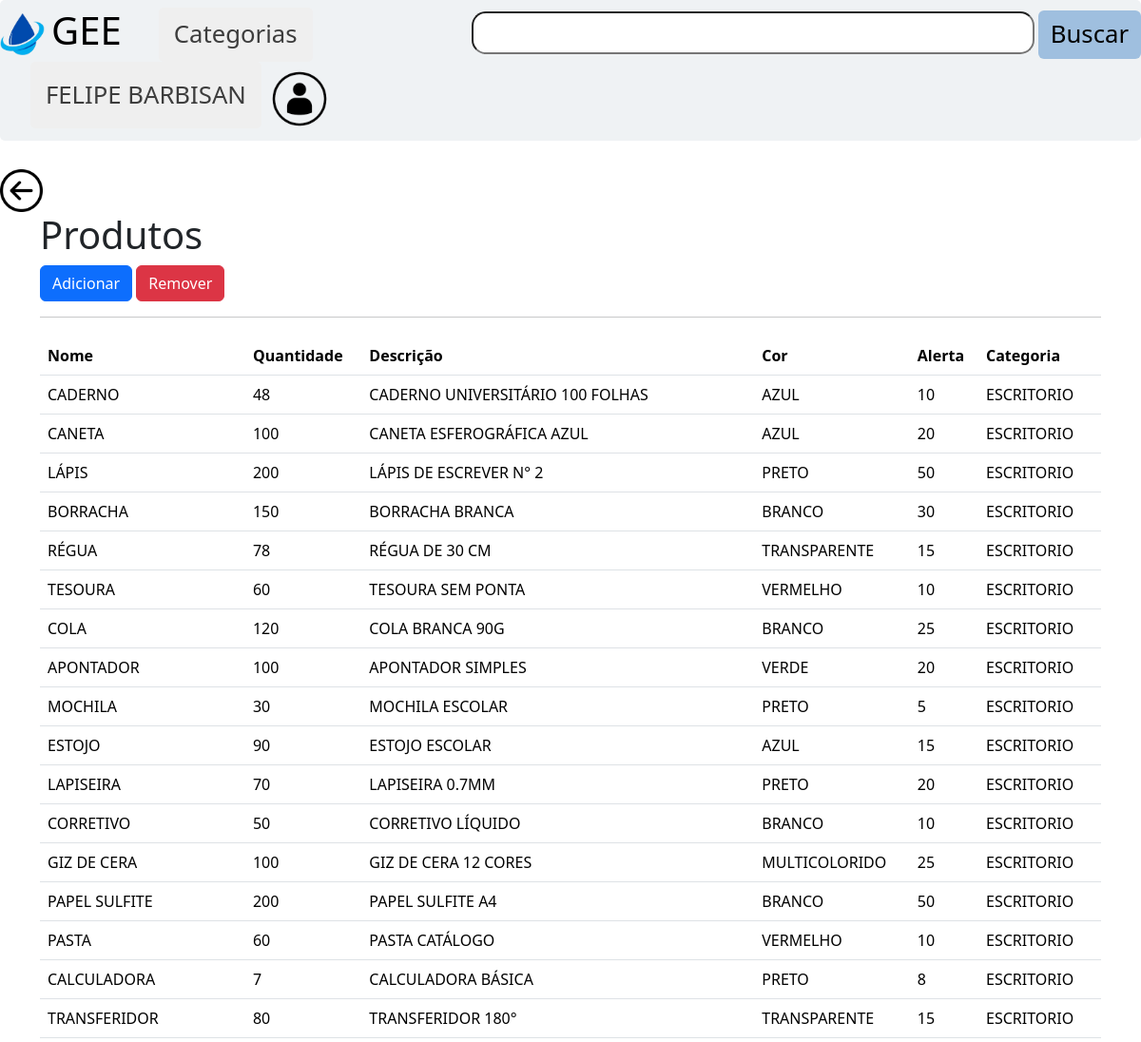
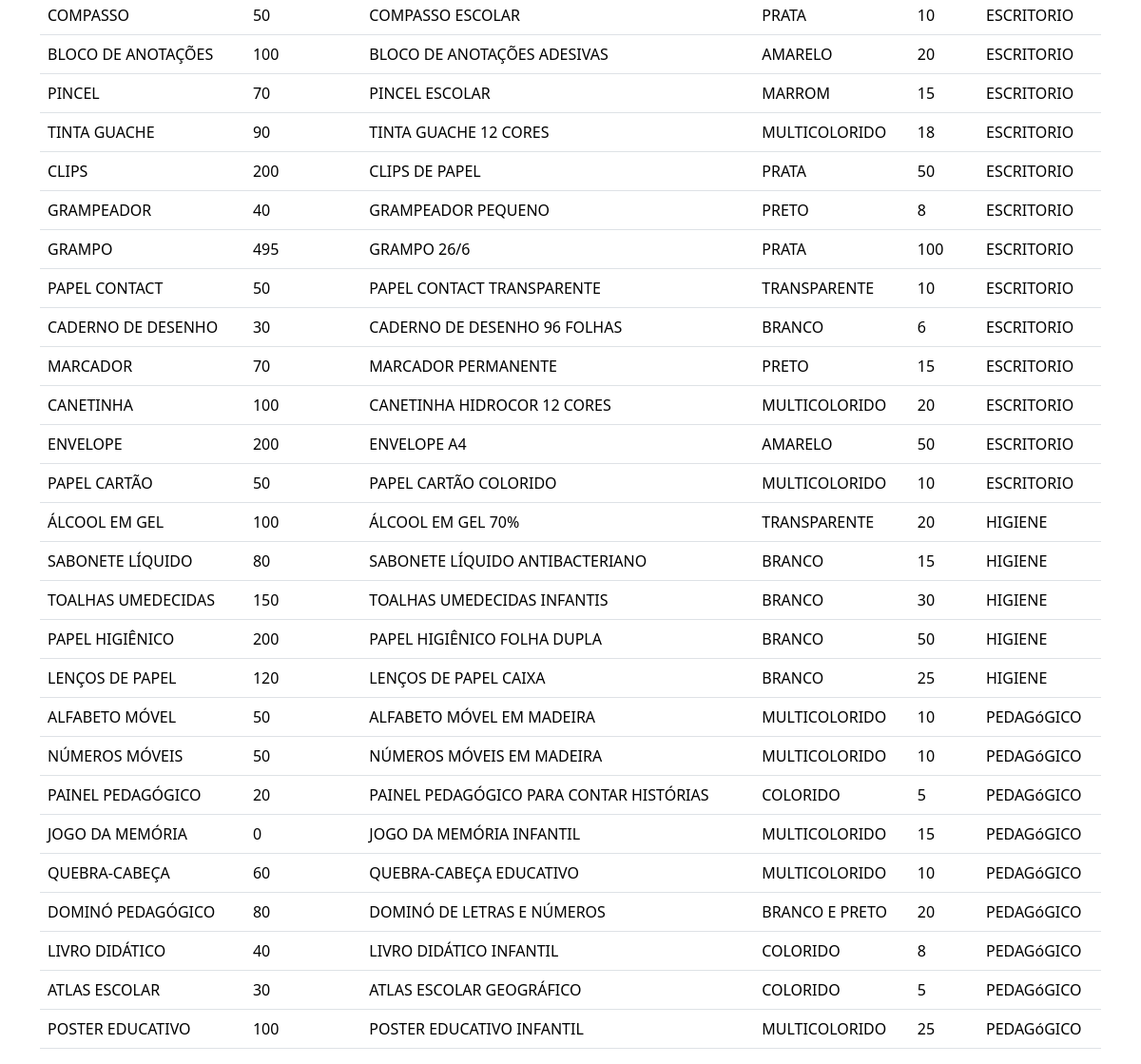
Screenshot of /pageAdm/Produto/produtoAdm.php (signed in) with the database file from the repository (2 pictures, top to bottom).
### tables this page shows
CREATE TABLE `produto` (
  `pro_cod` int(11) NOT NULL,
  `pro_nome` varchar(20) NOT NULL,
  `pro_quant` int(11) NOT NULL,
  `pro_descricao` varchar(100) DEFAULT NULL,
  `pro_cor` varchar(30) DEFAULT NULL,
  `pro_limite` int(11) DEFAULT 20,
  `pro_IsActive` bit(1) NOT NULL,
  `cat_cod` int(11) NOT NULL
);

CREATE TABLE `categoria` (
  `cat_cod` int(11) NOT NULL,
  `cat_nome` varchar(25) NOT NULL,
  `cat_IsActive` bit(1) NOT NULL
);

### pageAdm/Produto/produtoAdm.php (the view, shortened to what this page needs)
<?php
include_once ("../../navBar.php");
?>
<a href='../adm.php' class="btn_voltar"> <img src="\Prj_GEE/img/seta_voltar.png" width="45em"> </a>
<div class="container">
<h1>Produtos</h1>
<a href="formInPro.php" class="btn btn-primary">Adicionar</a>
<a href="formRePro.php" class="btn btn-danger">Remover</a>
<hr>
    <body class="BodyTable">
        <div class="containerTable">
            <table class="table">
                <thead>
                    <tr>
                        <th scope="col"class="alinhamento">Nome</th>
                    <th scope="col"class="alinhamento">Quantidade</th>
                <th scope="col"class="alinhamento">Descrição</th>
            <th scope="col"class="alinhamento">Cor</th>
            <th scope="col"class="alinhamento">Alerta</th>
        <th scope="col"class="alinhamento">Categoria</th>
    </tr>
</thead>
<tbody>
    <?php
                    $slq = mysqli_query($conexao, "SELECT p.pro_cor as cor,p.pro_nome as nome,p.pro_quant as quant,p.pro_descricao as descri,c.cat_nome as nomecat,p.pro_limite as limite,p.pro_IsActive as active,c.cat_IsActive as activecat FROM produto as p INNER JOIN categoria as c on c.cat_cod=p.cat_cod");
                    while ($lista = mysqli_fetch_array($slq)) {
                        if ($lista['active'] == true && $lista['activecat'] == true) {
                            ?>
                            <tr>
                                <td><?php echo $lista['nome']; ?></td>
                            <td><?php echo $lista['quant']; ?></td>
                        <td><?php echo $lista['descri']; ?></td>
                    <td><?php echo $lista['cor']; ?></td>
                    <td><?php echo $lista['limite']; ?></td>
                <td><?php echo $lista['nomecat']; ?> </td>
            </tr>
        <?php }
                    }
                    ; ?>
</tbody>
</table>
</div>
</div>

### navBar.php (shortened to what this page needs)
<!DOCTYPE html>
<html lang="pt-br">
<head>
    <link rel="stylesheet" href="\Prj_GEE/style.css">
    <link href="https://cdn.jsdelivr.net/npm/bootstrap@5.3.3/dist/css/bootstrap.min.css" rel="stylesheet"
>
</head>
<body>
    <div class="navbar">
        <img src="\Prj_GEE/img/Gaming_Logo-removebg-preview.png" width="47rem">
        <h1 class="nomeLogo">GEE</h1>
        <div class="dropdown">
            <button onclick="myFunction()" class="dropbtn">Categorias</button>
        </div>
        <div id="divBusca">
            <form action="\Prj_GEE/lista/lista.php" method="post">
                <input type="text" id="txtBusca" name="buscar" placeholder="" />
                <input type="submit" value="Buscar" class="btn btn-primary btn-busca">
            </form>
        </div>
        <div class="dropdown ">
            <button onclick="menu()" class="dropbtn dropbtn2"><?php echo $_SESSION['nome'] ?></button>
        <img src="\Prj_GEE/img/user_icon-removebg-preview.png" width="15%">
        </div>
    </div>
</body>
</html>

### style.css (style rules this page uses)
body { font-family: "Poppins", sans-serif ; }
.nomeLogo { margin-left: 0px; size: 1px; color: rgb(0, 0, 0); }
::placeholder { text-align: left; padding-left: 3px; font-size: 30px; }
.navbar { display: flex; align-items: center; width: 100%; background-color: #EFF2F4; border-radius: 5px; margin-bottom: 30px; }
.btn-busca { padding: 6px 13px !important; font-size: 25.7px !important; --bs-btn-bg: #9fbfdf !important; border: #9fbfdf !important; --bs-btn-color: black !important; }
.dropbtn { border: none; color: rgb(61, 61, 61); padding: 9px 16px; font-size: 25.7px; cursor: pointer; margin-left: 2rem; border-radius: 5px; }
.dropdown { position: flex; display: inline-block; }
#txtBusca { position: flex; display: inline-block; width: 37rem; border-radius: 15px; height: 45px; margin-left: 10rem; }
.dropbtn2 { border: none; color: rgb(61, 61, 61); padding: 16px; font-size: 25.7px; cursor: pointer; border-radius: 5px; margin-left: 2rem; }
.table { --bs-table-bg: #EFF2F4; }
th { text-align: left !important; }
td { text-align: left !important; }
.containerTable { width: 100%; text-align: center; margin-top: 20px; }
.alinhamento { text-align: left; }

### rows the page displays
produto: pro_nome "CADERNO", pro_quant "48", pro_descricao "CADERNO UNIVERSITÁRIO 100 FOLHAS", pro_cor "AZUL", pro_limite "10", cat_cod.cat_nome "ESCRITORIO"
produto: pro_nome "CANETA", pro_quant "100", pro_descricao "CANETA ESFEROGRÁFICA AZUL", pro_cor "AZUL", pro_limite "20", cat_cod.cat_nome "ESCRITORIO"
produto: pro_nome "LÁPIS", pro_quant "200", pro_descricao "LÁPIS DE ESCREVER N° 2", pro_cor "PRETO", pro_limite "50", cat_cod.cat_nome "ESCRITORIO"
produto: pro_nome "BORRACHA", pro_quant "150", pro_descricao "BORRACHA BRANCA", pro_cor "BRANCO", pro_limite "30", cat_cod.cat_nome "ESCRITORIO"
produto: pro_nome "RÉGUA", pro_quant "78", pro_descricao "RÉGUA DE 30 CM", pro_cor "TRANSPARENTE", pro_limite "15", cat_cod.cat_nome "ESCRITORIO"
produto: pro_nome "TESOURA", pro_quant "60", pro_descricao "TESOURA SEM PONTA", pro_cor "VERMELHO", pro_limite "10", cat_cod.cat_nome "ESCRITORIO"
produto: pro_nome "COLA", pro_quant "120", pro_descricao "COLA BRANCA 90G", pro_cor "BRANCO", pro_limite "25", cat_cod.cat_nome "ESCRITORIO"
produto: pro_nome "APONTADOR", pro_quant "100", pro_descricao "APONTADOR SIMPLES", pro_cor "VERDE", pro_limite "20", cat_cod.cat_nome "ESCRITORIO"
produto: pro_nome "MOCHILA", pro_quant "30", pro_descricao "MOCHILA ESCOLAR", pro_cor "PRETO", pro_limite "5", cat_cod.cat_nome "ESCRITORIO"
produto: pro_nome "ESTOJO", pro_quant "90", pro_descricao "ESTOJO ESCOLAR", pro_cor "AZUL", pro_limite "15", cat_cod.cat_nome "ESCRITORIO"
produto: pro_nome "LAPISEIRA", pro_quant "70", pro_descricao "LAPISEIRA 0.7MM", pro_cor "PRETO", pro_limite "20", cat_cod.cat_nome "ESCRITORIO"
produto: pro_nome "CORRETIVO", pro_quant "50", pro_descricao "CORRETIVO LÍQUIDO", pro_cor "BRANCO", pro_limite "10", cat_cod.cat_nome "ESCRITORIO"
produto: pro_nome "GIZ DE CERA", pro_quant "100", pro_descricao "GIZ DE CERA 12 CORES", pro_cor "MULTICOLORIDO", pro_limite "25", cat_cod.cat_nome "ESCRITORIO"
produto: pro_nome "PAPEL SULFITE", pro_quant "200", pro_descricao "PAPEL SULFITE A4", pro_cor "BRANCO", pro_limite "50", cat_cod.cat_nome "ESCRITORIO"
produto: pro_nome "PASTA", pro_quant "60", pro_descricao "PASTA CATÁLOGO", pro_cor "VERMELHO", pro_limite "10", cat_cod.cat_nome "ESCRITORIO"
produto: pro_nome "CALCULADORA", pro_quant "7", pro_descricao "CALCULADORA BÁSICA", pro_cor "PRETO", pro_limite "8", cat_cod.cat_nome "ESCRITORIO"
produto: pro_nome "TRANSFERIDOR", pro_quant "80", pro_descricao "TRANSFERIDOR 180°", pro_cor "TRANSPARENTE", pro_limite "15", cat_cod.cat_nome "ESCRITORIO"
produto: pro_nome "COMPASSO", pro_quant "50", pro_descricao "COMPASSO ESCOLAR", pro_cor "PRATA", pro_limite "10", cat_cod.cat_nome "ESCRITORIO"
produto: pro_nome "BLOCO DE ANOTAÇÕES", pro_quant "100", pro_descricao "BLOCO DE ANOTAÇÕES ADESIVAS", pro_cor "AMARELO", pro_limite "20", cat_cod.cat_nome "ESCRITORIO"
produto: pro_nome "PINCEL", pro_quant "70", pro_descricao "PINCEL ESCOLAR", pro_cor "MARROM", pro_limite "15", cat_cod.cat_nome "ESCRITORIO"
produto: pro_nome "TINTA GUACHE", pro_quant "90", pro_descricao "TINTA GUACHE 12 CORES", pro_cor "MULTICOLORIDO", pro_limite "18", cat_cod.cat_nome "ESCRITORIO"
produto: pro_nome "CLIPS", pro_quant "200", pro_descricao "CLIPS DE PAPEL", pro_cor "PRATA", pro_limite "50", cat_cod.cat_nome "ESCRITORIO"
produto: pro_nome "GRAMPEADOR", pro_quant "40", pro_descricao "GRAMPEADOR PEQUENO", pro_cor "PRETO", pro_limite "8", cat_cod.cat_nome "ESCRITORIO"
produto: pro_nome "GRAMPO", pro_quant "495", pro_descricao "GRAMPO 26/6", pro_cor "PRATA", pro_limite "100", cat_cod.cat_nome "ESCRITORIO"
produto: pro_nome "PAPEL CONTACT", pro_quant "50", pro_descricao "PAPEL CONTACT TRANSPARENTE", pro_cor "TRANSPARENTE", pro_limite "10", cat_cod.cat_nome "ESCRITORIO"
produto: pro_nome "CADERNO DE DESENHO", pro_quant "30", pro_descricao "CADERNO DE DESENHO 96 FOLHAS", pro_cor "BRANCO", pro_limite "6", cat_cod.cat_nome "ESCRITORIO"
produto: pro_nome "MARCADOR", pro_quant "70", pro_descricao "MARCADOR PERMANENTE", pro_cor "PRETO", pro_limite "15", cat_cod.cat_nome "ESCRITORIO"
produto: pro_nome "CANETINHA", pro_quant "100", pro_descricao "CANETINHA HIDROCOR 12 CORES", pro_cor "MULTICOLORIDO", pro_limite "20", cat_cod.cat_nome "ESCRITORIO"
produto: pro_nome "ENVELOPE", pro_quant "200", pro_descricao "ENVELOPE A4", pro_cor "AMARELO", pro_limite "50", cat_cod.cat_nome "ESCRITORIO"
produto: pro_nome "PAPEL CARTÃO", pro_quant "50", pro_descricao "PAPEL CARTÃO COLORIDO", pro_cor "MULTICOLORIDO", pro_limite "10", cat_cod.cat_nome "ESCRITORIO"
produto: pro_nome "ÁLCOOL EM GEL", pro_quant "100", pro_descricao "ÁLCOOL EM GEL 70%", pro_cor "TRANSPARENTE", pro_limite "20", cat_cod.cat_nome "HIGIENE"
produto: pro_nome "SABONETE LÍQUIDO", pro_quant "80", pro_descricao "SABONETE LÍQUIDO ANTIBACTERIANO", pro_cor "BRANCO", pro_limite "15", cat_cod.cat_nome "HIGIENE"
produto: pro_nome "TOALHAS UMEDECIDAS", pro_quant "150", pro_descricao "TOALHAS UMEDECIDAS INFANTIS", pro_cor "BRANCO", pro_limite "30", cat_cod.cat_nome "HIGIENE"
produto: pro_nome "PAPEL HIGIÊNICO", pro_quant "200", pro_descricao "PAPEL HIGIÊNICO FOLHA DUPLA", pro_cor "BRANCO", pro_limite "50", cat_cod.cat_nome "HIGIENE"
produto: pro_nome "LENÇOS DE PAPEL", pro_quant "120", pro_descricao "LENÇOS DE PAPEL CAIXA", pro_cor "BRANCO", pro_limite "25", cat_cod.cat_nome "HIGIENE"
produto: pro_nome "ALFABETO MÓVEL", pro_quant "50", pro_descricao "ALFABETO MÓVEL EM MADEIRA", pro_cor "MULTICOLORIDO", pro_limite "10", cat_cod.cat_nome "PEDAGóGICO"
produto: pro_nome "NÚMEROS MÓVEIS", pro_quant "50", pro_descricao "NÚMEROS MÓVEIS EM MADEIRA", pro_cor "MULTICOLORIDO", pro_limite "10", cat_cod.cat_nome "PEDAGóGICO"
produto: pro_nome "PAINEL PEDAGÓGICO", pro_quant "20", pro_descricao "PAINEL PEDAGÓGICO PARA CONTAR HISTÓRIAS", pro_cor "COLORIDO", pro_limite "5", cat_cod.cat_nome "PEDAGóGICO"
produto: pro_nome "JOGO DA MEMÓRIA", pro_quant "0", pro_descricao "JOGO DA MEMÓRIA INFANTIL", pro_cor "MULTICOLORIDO", pro_limite "15", cat_cod.cat_nome "PEDAGóGICO"
produto: pro_nome "QUEBRA-CABEÇA", pro_quant "60", pro_descricao "QUEBRA-CABEÇA EDUCATIVO", pro_cor "MULTICOLORIDO", pro_limite "10", cat_cod.cat_nome "PEDAGóGICO"
produto: pro_nome "DOMINÓ PEDAGÓGICO", pro_quant "80", pro_descricao "DOMINÓ DE LETRAS E NÚMEROS", pro_cor "BRANCO E PRETO", pro_limite "20", cat_cod.cat_nome "PEDAGóGICO"
produto: pro_nome "LIVRO DIDÁTICO", pro_quant "40", pro_descricao "LIVRO DIDÁTICO INFANTIL", pro_cor "COLORIDO", pro_limite "8", cat_cod.cat_nome "PEDAGóGICO"
produto: pro_nome "ATLAS ESCOLAR", pro_quant "30", pro_descricao "ATLAS ESCOLAR GEOGRÁFICO", pro_cor "COLORIDO", pro_limite "5", cat_cod.cat_nome "PEDAGóGICO"
produto: pro_nome "POSTER EDUCATIVO", pro_quant "100", pro_descricao "POSTER EDUCATIVO INFANTIL", pro_cor "MULTICOLORIDO", pro_limite "25", cat_cod.cat_nome "PEDAGóGICO"

### other values shown
$_SESSION['nome'] "FELIPE BARBISAN"
